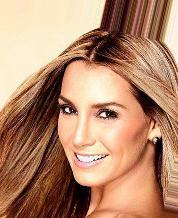
#> input picture StackGAN/data/CelebA/mini_celeba/000001.jpg, 178 x 218 px, given in place of mini_celeba, which was not available
$ jupyter execute ImageFilters.ipynb   (text cells are left out)
#> lines starting #> are read from the running program, lines starting #| are printed output that depends on the picture; pictures that were not available may be replaced by others from this repository, and a replacement may not be noted
[cell 1]
import os
import numpy as np
import matplotlib.pyplot as plt
from PIL import Image
from skimage import filters

[cell 2]
input_directory = '../data/CelebA/celeba/'
output_directory = '../data/CelebA/edges_grayscale_rgb/'

[cell 3]
celeba = os.listdir(os.fsencode(input_directory))

if not os.path.exists(output_directory):
    os.mkdir(output_directory)

[cell 4]
def edges_grayscale_rgb(file_path):
    # Read in image as RGB array
#> called with file_path = '../data/CelebA/celeba/mini_celeba'
    rgb = np.array(Image.open(file_path))
#> rgb is the input picture: shape (218, 178, 3); mean R, G, B 181, 137.1, 109.7

    # Convery RGB array into grayscale array
    grayscale = rgb[:,:,0]
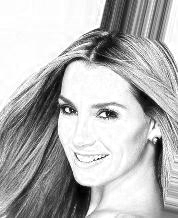
#> grayscale: shape (218, 178); min 0, max 255, mean 181

    # Extract edges from grayscale array
    edges = filters.sobel(grayscale)
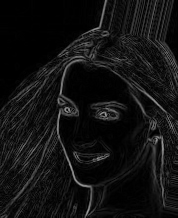
#> edges: shape (218, 178) float64; min 0, max 0.605, mean 0.0717

    return (edges, grayscale, rgb)

[cell 5]
def show_rgb_to_edges(edges, grayscale, rgb):
    plt.imshow(edges, cmap='gray')
    plt.show()
    plt.imshow(grayscale, cmap='gray')
    plt.show()
    plt.imshow(rgb)
    plt.show()

[cell 6]
# Number of samples to process
image_count = 0

for file in celeba:
    filename = os.fsdecode(file)
    output = output_directory + filename[:-4]

    # Actual deconstruction of image
    edges, grayscale, rgb = edges_grayscale_rgb(input_directory + filename)

    # Uncomment line below to visualize deconstruction of image
    # show_rgb_to_edges(edges, grayscale, rgb)

    # Get output directory for single sample ready
    if not os.path.exists(output):
        os.mkdir(output)

    # Save all stages of deconstruction into sample's output directory
    plt.imsave(output + '/edges.jpg', edges, cmap='gray')
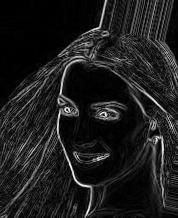
#> saved as edges.jpg: shape (218, 178, 3); min 0, max 255, mean 29.9
    plt.imsave(output + '/grayscale.jpg', grayscale, cmap='gray')
    plt.imsave(output + '/rgb.jpg', rgb)

    image_count += 1
    if image_count == 2:
        break;
